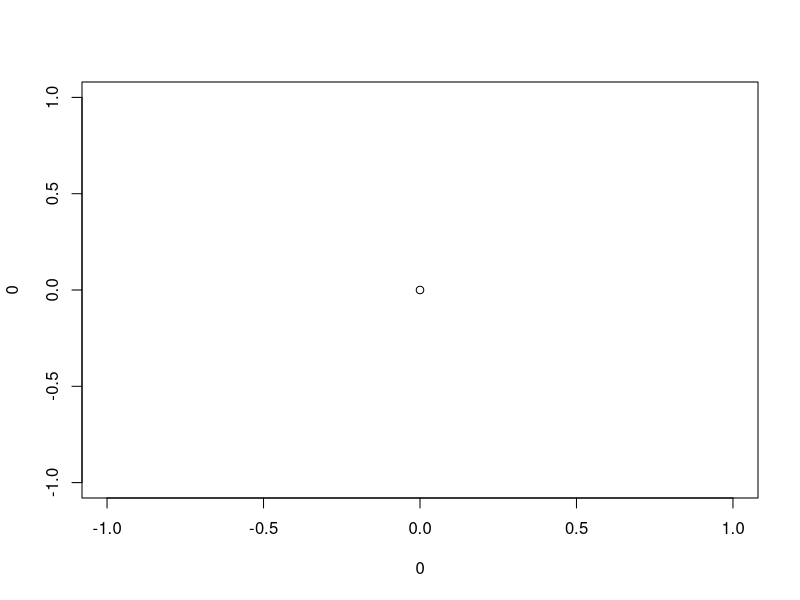
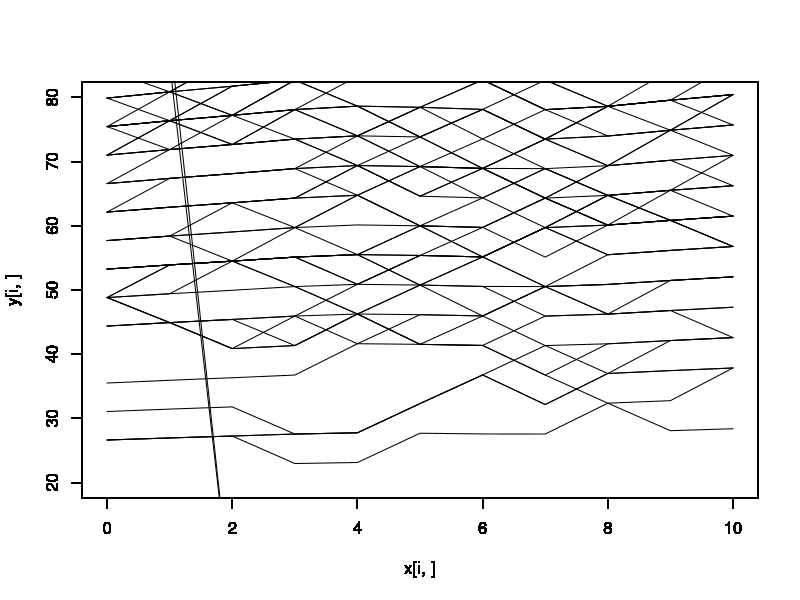

Reproduce these figures in R, in order.
table <- read.table("smallbank.txt")

x <- matrix(0, nrow=90, ncol=11)  
y <- matrix(0, nrow=90, ncol=11)  

for( i in 1:990 ){
  quotient <- ((i-1)%/%90) + 1
  for( j in 0:89 ){
    if(i%%90 == 0){
      x[90, quotient] <- table[i,1]
      y[90, quotient] <- table[i,3]
    }
    if((i-1)%%90 == j){
      x[j, quotient] <- table[i,1]
      y[j, quotient] <- table[i,3]
    }
  }
}
plot(0,0)
for(i in 1:90){
  plot(x[i, ], y[i, ], type = "l", ylim = c(20, 80))
  par(new=T)
}